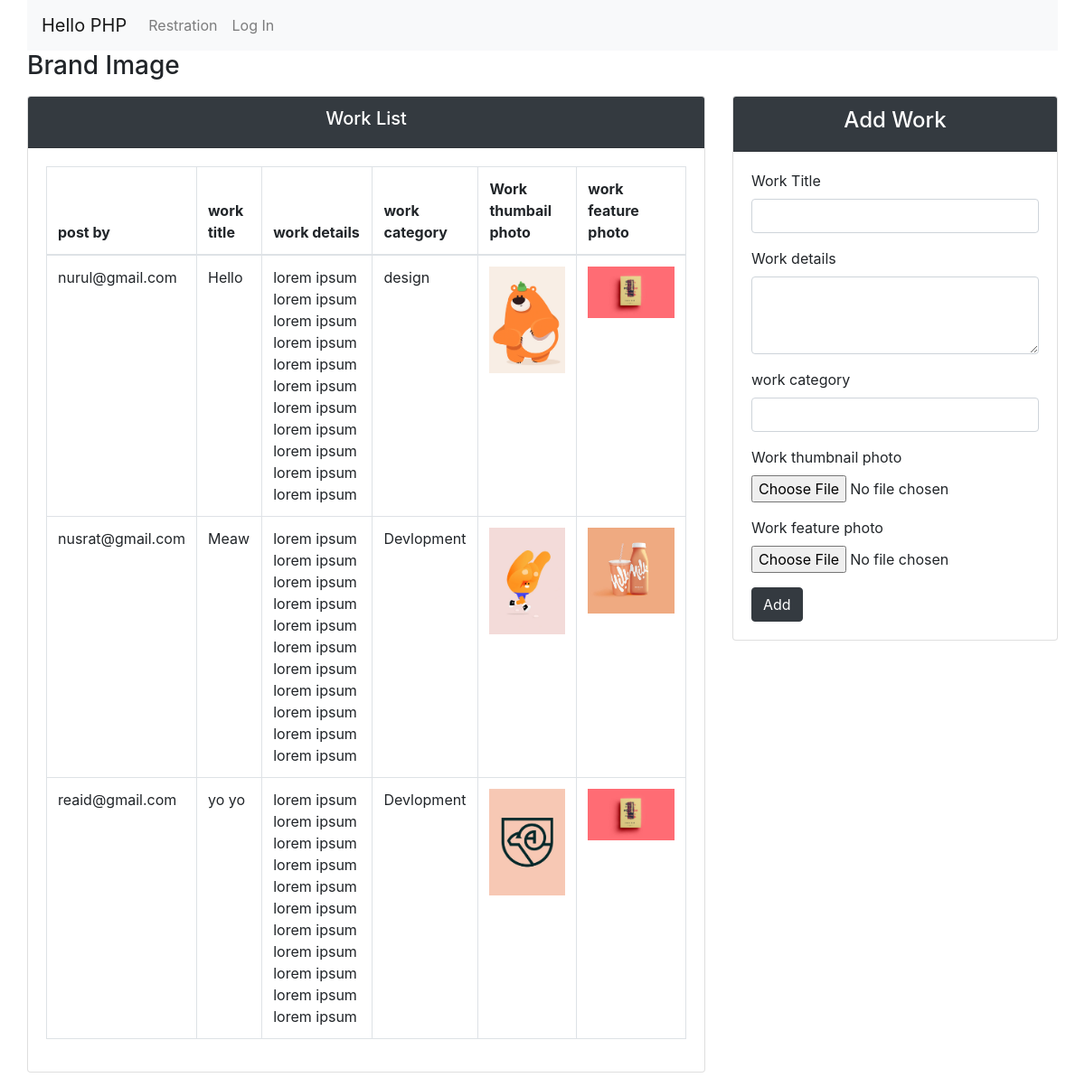
/work.php, run on the app's committed database.
### tables this page shows
CREATE TABLE `work` (
  `id` int(10) NOT NULL,
  `post_by` varchar(100) NOT NULL,
  `work_title` varchar(100) NOT NULL,
  `work_category` varchar(50) NOT NULL,
  `work_details` text NOT NULL,
  `work_thumbnail_photo` varchar(100) NOT NULL,
  `work_feature_photo` varchar(100) NOT NULL
);

### work.php (the view, shortened to what this page needs)
<?php
    require_once 'includes/header.php';
    require_once 'includes/nav.php';
    require_once 'includes/db.php';
    $work_query = "SELECT * FROM work";
    $work_db = mysqli_query($db_connect, $work_query);
?>
   <h3>Brand Image</h3>
    <div class="row mt-3">
        <div class="col-lg-8">
            <div class="card mb-3">
                <div class="card-header bg-dark text-white text-center">
                    <h5>Work List</h5>
                </div>
                <div class="card-body">
                    <table class="table table-hover table-bordered">
                        <thead>
                            <tr>
                                <th scope="col">post by</th>
                                <th scope="col">work title</th>
                                <th scope="col">work details</th>
                                <th scope="col">work category</th>
                                <th scope="col">Work thumbail photo</th>
                                <th scope="col">work feature photo</th>
                            </tr>
                        </thead>
                        <tbody>
                            <?php
                            foreach($work_db as $work):
                        ?>
                        <tr>
                            <td><?=$work['post_by']?></td>
                            <td><?=$work['work_title']?></td>
                            <td><?=$work['work_details']?></td>
                            <td><?=$work['work_category']?></td>
                            <td><img class="img-fluid w-100" src="image/work_image/thumbail/<?=$work['work_thumbnail_photo']?>" alt="Not Found"></td>
                            <td><img class="img-fluid w-100" src="image/work_image/feature/<?=$work['work_feature_photo']?>" alt="Not Found"></td>
                        </tr>
                            <?php endforeach;?>
                        </tbody>
                    </table>
                </div>
            </div>
        </div>
        <div class="col-4">
            <div class="card mb-3">
                <div class="card-header bg-dark text-white text-center">
                    <h4>Add Work</h4>
                </div>
                <div class="card-body">
                    <form action="work_post.php" method="POST" enctype="multipart/form-data">
                    <div class="form-group">
                        <label>Work Title</label>
                        <input type="text" class="form-control" name="work_title">
                    </div>
                    <div class="form-group">
                        <label for="exampleFormControlTextarea1">Work details</label>
                        <textarea class="form-control" id="exampleFormControlTextarea1" rows="3" name="work_details"></textarea>
                    </div>
                    <div class="form-group">
                        <label>work category</label>
                        <input type="text" class="form-control" name="work_category">
                    </div>
                    <div class="form-group">
                        <label>Work thumbnail photo</label>
                        <input type="file" class="form-control-file" name="work_thumbail_photo">
                    </div>
                    <div class="form-group">
                        <label for="exampleFormControlFile1">Work feature photo</label>
                        <input type="file" class="form-control-file" id="exampleFormControlFile1" name="work_feature_photo">
                    </div>
                        <button type="submit" class="btn btn-dark">Add</button>
                    </form>
                </div>
            </div>
        </div>
    </div>
    <?php
    require_once 'includes/footer.php';
?>

### data on the page
work: post_by "nurul@gmail.com", work_title "Hello", work_details "lorem ipsum lorem ipsum lorem ipsum lorem ipsum lorem ipsum lorem ipsum lorem ipsum lorem ipsum lorem ipsum lorem ipsum lorem ipsum", work_category "design", work_thumbnail_photo (picture), work_feature_photo (picture)
work: post_by "nusrat@gmail.com", work_title "Meaw", work_details "lorem ipsum lorem ipsum lorem ipsum lorem ipsum lorem ipsum lorem ipsum lorem ipsum lorem ipsum lorem ipsum lorem ipsum lorem ipsum", work_category "Devlopment", work_thumbnail_photo (picture), work_feature_photo (picture)
work: post_by "reaid@gmail.com", work_title "yo yo", work_details "lorem ipsum lorem ipsum lorem ipsum lorem ipsum lorem ipsum lorem ipsum lorem ipsum lorem ipsum lorem ipsum lorem ipsum lorem ipsum", work_category "Devlopment", work_thumbnail_photo (picture), work_feature_photo (picture)
